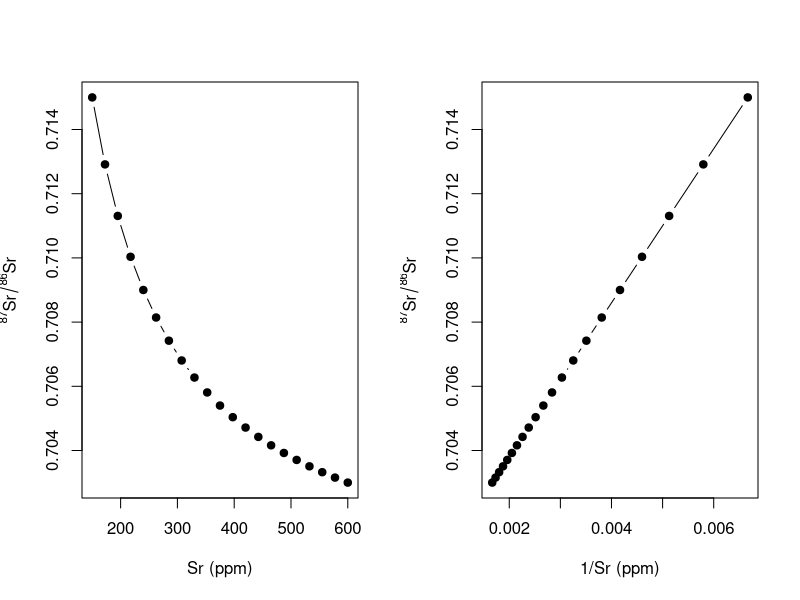

Write the R code that produced this figure.
windows(width=10,height=6)
c1<- 150; i1 <- 0.715   #schist composition
c2 <- 600; i2 <- 0.703  #basalt composition

# Plot mixing
par(mfrow=c(1,2))   #prepare two-graph layout
f1 <- seq(0,1,by=0.05)  #proportions of schist in mixture
cm <- c1*f1+(1-f1)*c2
names(cm) <- f1 #conc. in mix [Eq.(16.2)]
im <- i1*c1*f1/cm+i2*c2*(1-f1)/cm   #87Sr/86Sr in mix [Eq. (16.1)]
srlab <- expression(""^87*Sr/""^86*Sr)
plot(cm,im,xlab="Sr (ppm)",ylab=srlab,type="b",pch=19)
plot(1/cm,im,xlab="1/Sr (ppm)",ylab=srlab,type="b",pch=19)

#Calculate 20% mixing
f1 <- 0.2   #mixing proportion
im <- (i1*c1*f1+i2*c2*(1-f1))/(c1*f1+c2*(1-f1)) # 87Sr/86Sr [Eq. (16.3)] 
print(im)

#Calculate mixing proportion (reverse task)
im <- 0.710 #87Sr/86Sr of the mixture
f1 <- c2*(i2-im)/(im*(c1-c2)-i1*c1+i2*c2)   #calc. f1 [Eq.(16.5)]
print(f1)
